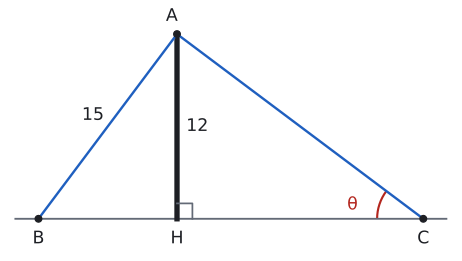

Source code (Python):
import sys; sys.path.insert(0, "tools")
from cizim import *

def P(x, y): return np.array([x, y], float)
def uz(A, B): return float(np.linalg.norm(A - B))
def olc(K, A, B):
    u, v = A - K, B - K
    return round(float(np.degrees(np.arccos(np.dot(u, v) / np.linalg.norm(u) / np.linalg.norm(v)))), 3)
def kenar(ax, A, B, metin, G, d=0.4, renk=YAZI, fs=13):
    """[AB] kenarının ortasına, G noktasından uzak tarafa etiket."""
    M = (A + B) / 2; t = (B - A) / uz(A, B); n = np.array([-t[1], t[0]])
    if np.dot(n, M - G) < 0: n = -n
    ax.text(*(M + d * n), metin, ha="center", va="center", color=renk, fontsize=fs)
def dik(ax, K, A, B, s=0.3):
    """K köşesinde dik açı işareti."""
    u = (A - K) / uz(A, K) * s; v = (B - K) / uz(B, K) * s
    ax.plot(*zip(K + u, K + u + v, K + v), color=SOLUK, lw=1.3)
def ad(ax, K, metin, G, d=0.4, renk=YAZI):
    """Köşe adını G'den uzak tarafa yazar."""
    n = (K - G) / uz(K, G); ax.plot(*K, "o", color=renk, markersize=5, zorder=5)
    ax.text(*(K + d * n), metin, ha="center", va="center", color=renk, fontsize=13)

# Alıştırma soru 12: direk |AH| = 12, |AB| = 15 (|BH| = 9), tan(ACH) = 3/4 (|HC| = 16, |AC| = 20), |BC| = 25.
B, H, C, A = P(-9, 0), P(0, 0), P(16, 0), P(0, 12); G = (A + B + C) / 3
print("AB", uz(A, B), "AC", uz(A, C), "tanC", uz(A, H) / uz(H, C), "BC", uz(B, C))
fig, ax = sekil(6, 3.4); ax.set_aspect("equal"); ax.axis("off")
ax.plot([-10.5, 17.5], [0, 0], color=SOLUK, lw=1.4)
ax.plot(*zip(H, A), color=YAZI, lw=4)
ax.plot(*zip(A, B), color=MAVI, lw=1.8); ax.plot(*zip(A, C), color=MAVI, lw=1.8)
dik(ax, H, A, C, s=1.0)
aci(ax, C, H, A, r=3.0, ad="", renk=KIRMIZI)
ax.text(C[0] - 4.6, 0.9, "θ", color=KIRMIZI, fontsize=13, ha="center", va="center")
ad(ax, A, "A", G, d=1.2)
for K, m in ((B, "B"), (C, "C")):
    ax.plot(*K, "o", color=YAZI, markersize=5, zorder=5); ax.text(K[0], -1.3, m, ha="center", va="center")
ax.text(H[0], -1.3, "H", ha="center", va="center")
kenar(ax, A, B, "15", G, d=1.2)
ax.text(0.6, 6, "12", ha="left", va="center", fontsize=13)
ax.set_xlim(-11, 18); ax.set_ylim(-2.2, 13.5)
kaydet(fig, __file__)
